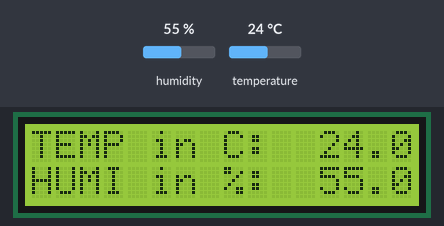
Recording of a program running on a simulated Raspberry Pi (header pin numbers). On the bench: 16×2 character LCD. The inputs (shaded band) are chosen by the test bench; at power-on: humidity 55 %, temperature 24 °C. What the program prints to the terminal is not drawn.

Above: at 1.2 s.
1.3 s: humidity set to 22 %
At 2.6 s:
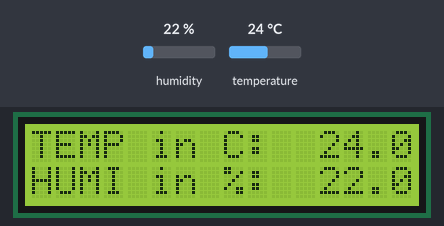
3.5 s: temperature set to 12 °C
At 4.5 s:
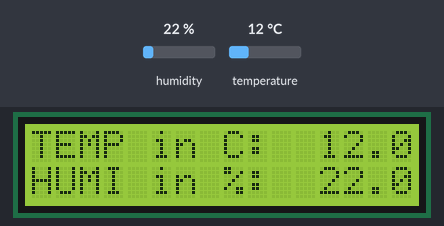
5.5 s: humidity set to 40 %
At 7.3 s:
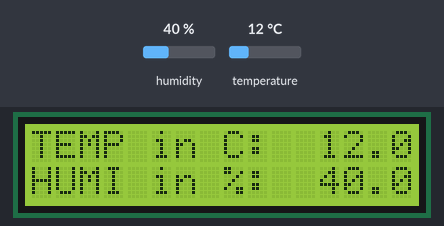
7.6 s: temperature set to 19 °C
At 9.4 s:
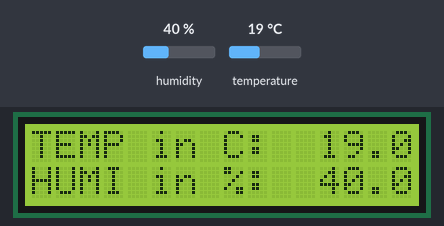
Timing chart, 0 to 10.6 s (numbered marks = the images above; inputs shaded):
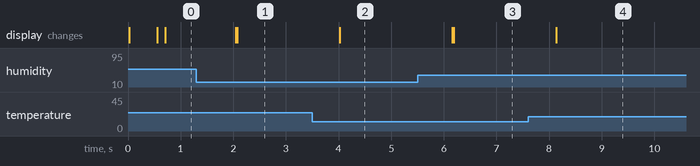

Measured:
- after the input at 1.3 s, the display: first changes after 0.74 s (image 1 shows a later state)
- after the input at 3.5 s, the display: first changes after 0.52 s (image 2 shows a later state)
- after the input at 5.5 s, the display: first changes after 0.66 s (image 3 shows a later state)
- after the input at 7.6 s, the display: changes after 0.54 s (image 4)

The program:

dht22_CODE.py
```python
import RPi.GPIO as GPIO
import time
import sys
import Adafruit_DHT
# Define GPIO to LCD mapping
LCD_RS = 33
LCD_E  = 8
LCD_D4 = 10
LCD_D5 = 36
LCD_D6 = 11
LCD_D7 = 12

# Define some device constants
LCD_WIDTH = 12
LCD_CHR = True
LCD_CMD = False

LCD_LINE_1 = 0x80 # LCD RAM address for the 1st line
LCD_LINE_2 = 0xC0 # LCD RAM address for the 2nd line

# Timing constants
E_PULSE = 0.0005
E_DELAY = 0.0005

def main():
  # Main program block
  GPIO.setwarnings(False)
  GPIO.setmode(GPIO.BOARD)       # Use BCM GPIO numbers
  GPIO.setup(LCD_E, GPIO.OUT)  # E
  GPIO.setup(LCD_RS, GPIO.OUT) # RS
  GPIO.setup(LCD_D4, GPIO.OUT) # DB4
  GPIO.setup(LCD_D5, GPIO.OUT) # DB5
  GPIO.setup(LCD_D6, GPIO.OUT) # DB6
  GPIO.setup(LCD_D7, GPIO.OUT) # DB7

  # Initialise display
  lcd_init()

  while True:
    humidity, temperature = Adafruit_DHT.read_retry(22, 4)
    print ('Temp: {0:0.1f} C  Humidity: {1:0.1f} %'.format(temperature, humidity))
    # Send some test
    lcd_string("TEMP in C: ",LCD_LINE_1)
    lcd_string(temperature, LCD_WIDTH)
    lcd_string("HUMI in %: ",LCD_LINE_2)
    lcd_string(humidity, LCD_WIDTH)

def lcd_init():
  # Initialise display
  lcd_byte(0x33,LCD_CMD) # 110011 Initialise
  lcd_byte(0x32,LCD_CMD) # 110010 Initialise
  lcd_byte(0x06,LCD_CMD) # 000110 Cursor move direction
  lcd_byte(0x0C,LCD_CMD) # 001100 Display On,Cursor Off, Blink Off
  lcd_byte(0x28,LCD_CMD) # 101000 Data length, number of lines, font size
  lcd_byte(0x01,LCD_CMD) # 000001 Clear display
  time.sleep(E_DELAY)

def lcd_byte(bits, mode):
  # Send byte to data pins
  # bits = data
  # mode = True  for character
  # False for command

  GPIO.output(LCD_RS, mode) # RS

  # High bits
  GPIO.output(LCD_D4, False)
  GPIO.output(LCD_D5, False)
  GPIO.output(LCD_D6, False)
  GPIO.output(LCD_D7, False)
  if bits&0x10==0x10:
    GPIO.output(LCD_D4, True)
  if bits&0x20==0x20:
    GPIO.output(LCD_D5, True)
  if bits&0x40==0x40:
    GPIO.output(LCD_D6, True)
  if bits&0x80==0x80:
    GPIO.output(LCD_D7, True)

  # Toggle 'Enable' pin
  lcd_toggle_enable()

  # Low bits
  GPIO.output(LCD_D4, False)
  GPIO.output(LCD_D5, False)
  GPIO.output(LCD_D6, False)
  GPIO.output(LCD_D7, False)
  if bits&0x01==0x01:
    GPIO.output(LCD_D4, True)
  if bits&0x02==0x02:
    GPIO.output(LCD_D5, True)
  if bits&0x04==0x04:
    GPIO.output(LCD_D6, True)
  if bits&0x08==0x08:
    GPIO.output(LCD_D7, True)

  # Toggle 'Enable' pin
  lcd_toggle_enable()

def lcd_toggle_enable():
  # Toggle enable
  time.sleep(E_DELAY)
  GPIO.output(LCD_E, True)
  time.sleep(E_PULSE)
  GPIO.output(LCD_E, False)
  time.sleep(E_DELAY)

def lcd_string(message,line):
  # Send string to display
  message = str(message)
  message = message.ljust(LCD_WIDTH," ")
  lcd_byte(line, LCD_CMD)

  for i in range(LCD_WIDTH):
    lcd_byte(ord(message[i]),LCD_CHR)
if __name__ == '__main__':

  try:
    main()
  except KeyboardInterrupt:
    pass
  finally:
    GPIO.cleanup()
```
